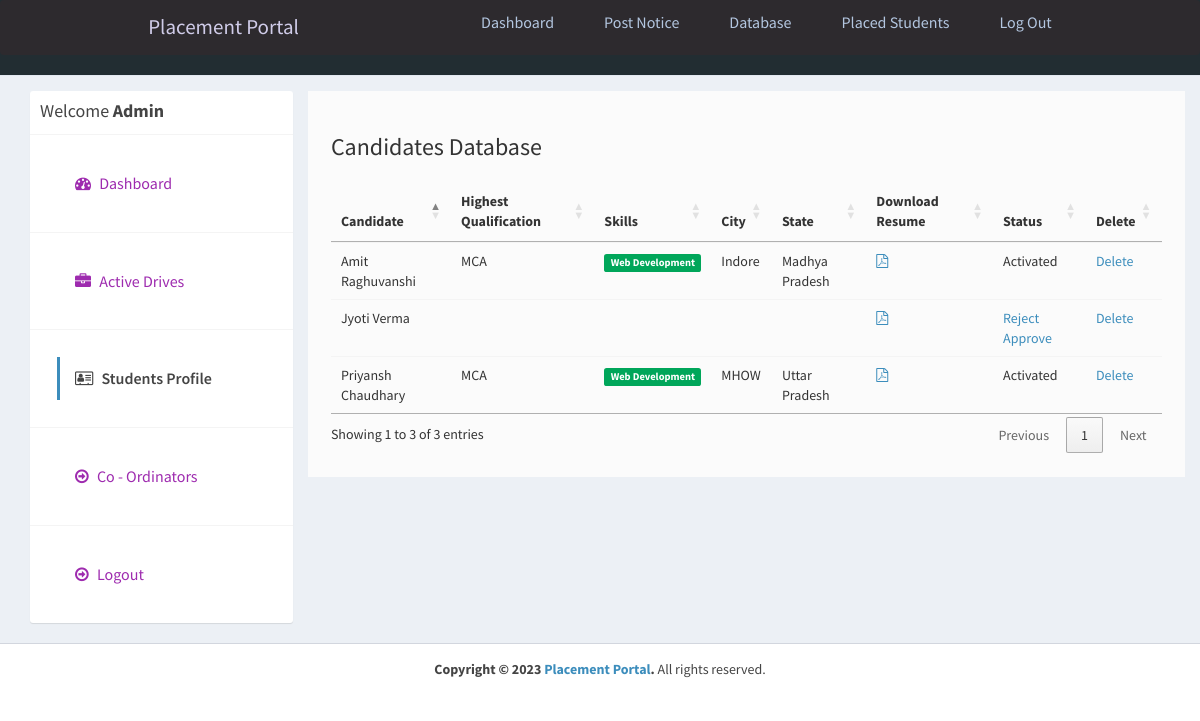
Page /admin/applications.php (signed in) on the committed database.
### tables this page shows
CREATE TABLE `users` (
  `id_user` int(11) NOT NULL AUTO_INCREMENT,
  `firstname` varchar(255) NOT NULL,
  `lastname` varchar(255) NOT NULL,
  `email` varchar(255) NOT NULL,
  `password` varchar(255) NOT NULL,
  `address` text DEFAULT NULL,
  `city` varchar(255) DEFAULT NULL,
  `state` varchar(255) DEFAULT NULL,
  `contactno` varchar(255) DEFAULT NULL,
  `qualification` varchar(255) DEFAULT NULL,
  `Stream` varchar(255) DEFAULT NULL,
  `passingyear` varchar(255) DEFAULT NULL,
  `dob` varchar(255) DEFAULT NULL,
  `age` varchar(255) DEFAULT NULL,
  `designation` varchar(255) DEFAULT NULL,
  `resume` varchar(255) DEFAULT NULL,
  `hash` varchar(255) DEFAULT NULL,
  `active` int(11) NOT NULL DEFAULT 2,
  `aboutme` text DEFAULT NULL,
  `skills` text DEFAULT NULL,
  `hsc` int(200) NOT NULL DEFAULT 0,
  `ssc` int(11) NOT NULL DEFAULT 0,
  `ug` int(11) NOT NULL DEFAULT 0,
  `pg` int(11) NOT NULL DEFAULT 0,
  PRIMARY KEY (`id_user`),
  UNIQUE KEY `email` (`email`)
);

### admin/applications.php (the view, shortened to what this page needs)
<?php
require_once("../db.php");
?>
<!DOCTYPE html>
<html>
<head>
  <link rel="stylesheet" href="https://cdnjs.cloudflare.com/ajax/libs/twitter-bootstrap/3.3.7/css/bootstrap.min.css">
  <link rel="stylesheet" href="https://cdnjs.cloudflare.com/ajax/libs/font-awesome/4.7.0/css/font-awesome.min.css">
  <link rel="stylesheet" href="https://cdnjs.cloudflare.com/ajax/libs/ionicons/2.0.1/css/ionicons.min.css">
  <link rel="stylesheet" href="https://cdn.datatables.net/1.10.15/css/jquery.dataTables.min.css">
  <link rel="stylesheet" href="../css/AdminLTE.min.css">
  <link rel="stylesheet" href="../css/_all-skins.min.css">
  <link rel="stylesheet" href="../css/custom.css">
</head>
<body class="hold-transition skin-green sidebar-mini">
  <div class="wrapper">
    <?php
    include 'header.php';
    ?>
    <div class="content-wrapper" style="margin-left: 0px;">
      <section id="candidates" class="content-header">
        <div class="container">
          <div class="row">
            <div class="col-md-3">
              <div class="box box-solid">
                <div class="box-header with-border">
                  <h3 class="box-title">Welcome <b>Admin</b></h3>
                </div>
                <div class="box-body no-padding">
                  <ul class="nav nav-pills nav-stacked">
                    <li><a href="dashboard.php"><i class="fa fa-dashboard"></i> Dashboard</a></li>
                    <li><a href="active-jobs.php"><i class="fa fa-briefcase"></i> Active Drives</a></li>
                    <li class="active"><a href="applications.php"><i class="fa fa-address-card-o"></i> Students Profile</a></li>
                    <li><a href="companies.php"><i class="fa fa-arrow-circle-o-right"></i> Co - Ordinators</a></li>
                    <li><a href="../logout.php"><i class="fa fa-arrow-circle-o-right"></i> Logout</a></li>
                  </ul>
                </div>
              </div>
            </div>
            <div class="col-md-9 bg-white padding-2">
              <h3>Candidates Database</h3>
              <div class="row margin-top-20">
                <div class="col-md-12">
                  <div class="box-body table-responsive no-padding">
                    <table id="example2" class="table table-hover">
                      <thead>
                        <th>Candidate</th>
                        <th>Highest Qualification</th>
                        <th>Skills</th>
                        <th>City</th>
                        <th>State</th>
                        <th>Download Resume</th>
                        <th>Status</th>
                        <th>Delete</th>
                      </thead>
                      <tbody>
                        <?php
                        $sql = "SELECT * FROM users";
                        $result = $conn->query($sql);
                        if ($result->num_rows > 0) {
                          while ($row = $result->fetch_assoc()) {
                            $skills = $row['skills'];
                            $skills = explode(',', $skills);
                        ?>
                            <tr>
                              <td><?php echo $row['firstname'] . ' ' . $row['lastname']; ?></td>
                              <td><?php echo $row['qualification']; ?></td>
                              <td>
                                <?php
                                foreach ($skills as $value) {
                                  echo ' <span class="label label-success">' . $value . '</span>';
                                }
                                ?>
                              </td>
                              <td><?php echo $row['city']; ?></td>
                              <td><?php echo $row['state']; ?></td>
                              <?php if ($row['resume'] != '') { ?>
                                <td><a href="../uploads/resume/<?php echo $row['resume']; ?>" download="<?php echo $row['firstname'] . ' Resume'; ?>"><i class="fa fa-file-pdf-o"></i></a></td>
                              <?php } else { ?>
                                <td>No Resume Uploaded</td>
                              <?php } ?>
                              <td>
                                <?php
                                if ($row['active'] == '1') {
                                  echo "Activated";
                                } else if ($row['active'] == '2') {
                                ?>
                                  <a href="reject-student.php?id=<?php echo $row['id_user']; ?>">Reject</a> <a href="approve-student.php?id=<?php echo $row['id_user']; ?>">Approve</a>
                                <?php
                                } else if ($row['active'] == '3') {
                                ?>
                                  <a href="approve-student.php?id=<?php echo $row['id_user']; ?>">Reactivate</a>
                                <?php
                                } else if ($row['active'] == '0') {
                                  echo "Rejected";
                                }
                                ?>
                              </td>
                              <td><a href="delete-student.php?id=<?php echo $row['id_user']; ?>">Delete</a></td>
                            </tr>
                        <?php
                          }
                        }
                        ?>
                      </tbody>
                    </table>
                  </div>
                </div>
              </div>
            </div>
          </div>
        </div>
      </section>
    </div>
    <footer class="main-footer" style="margin-left: 0px;">
      <div class="text-center">
        <strong>Copyright &copy; 2023 <a href="learningfromscratch.online">Placement Portal</a>.</strong> All rights
        reserved.
      </div>
    </footer>
  </div>
</body>
</html>

### css/custom.css (style rules this page uses)
.margin-top-20 { margin-top: 20px; }
.padding-2 { padding: 2%; }
.bg-white { background-color:#fbfbfb; margin-left: 0%; }
.box { font-size: medium; font-family: sans-serif; }
li { color: aqua; }

### admin/header.php (style rules this page uses)
* { margin: 0; padding: 0; box-sizing: border-box; }
html { font-size: 62.5%; font-family: 'Roboto', sans-serif; }
li { list-style: none; }
a { text-decoration: none; }

### rows in the picture
users: firstname "Priyansh", lastname "Chaudhary", qualification "MCA", skills "Web Development", city "MHOW", state "Uttar Pradesh", active "Activated"
users: firstname "Amit", lastname "Raghuvanshi", qualification "MCA", skills "Web Development", city "Indore", state "Madhya Pradesh", active "Activated"
users: firstname "Jyoti", lastname "Verma"
